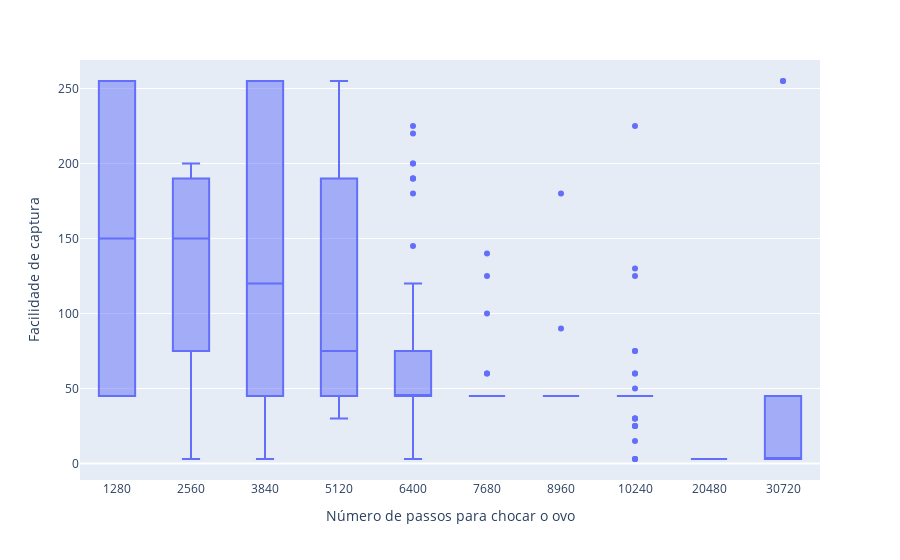

The notebook cell saved with this chart:
### Code cell
chart_egg_x_catch(pokemon)

### Figure 1 — Plotly figure (JSON) as saved in the notebook; plotly's stock layout.template omitted (floating-point values rounded to 4 significant figures; data arrays with more than 128 entries replaced by an {"elided": "..."} marker saying what was removed)
{"data": [{"alignmentgroup": "True", "hovertemplate": "<b>%{hovertext}</b><br><br>base_egg_steps=%{x}<br>y=%{y}<extra></extra>", "hovertext": {"elided": "801 str values"}, "legendgroup": "", "marker": {"color": "#636efa"}, "name": "", "notched": false, "offsetgroup": "", "orientation": "v", "showlegend": false, "type": "box", "x": {"elided": "801 int values"}, "x0": " ", "xaxis": "x", "y": {"elided": "801 int values"}, "y0": " ", "yaxis": "y"}], "layout": {"boxmode": "group", "legend": {"tracegroupgap": 0}, "margin": {"t": 60}, "xaxis": {"anchor": "y", "categoryarray": ["1280", "2560", "3840", "5120", "6400", "7680", "8960", "10240", "20480", "30720"], "categoryorder": "array", "domain": [0, 1], "title": {"text": "Número de passos para chocar o ovo"}, "type": "category"}, "yaxis": {"anchor": "x", "domain": [0, 1], "title": {"text": "Facilidade de captura"}}}}
